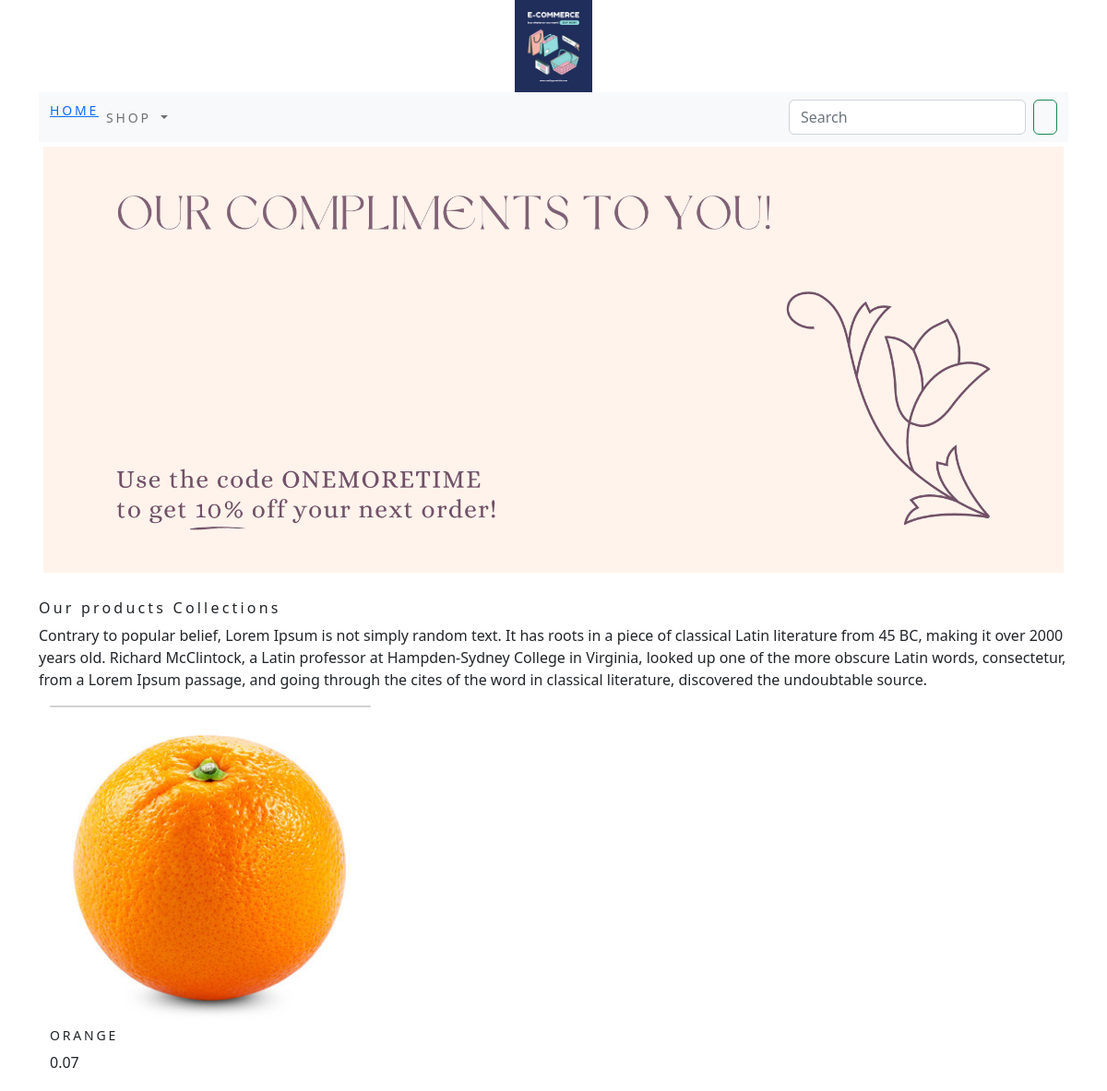
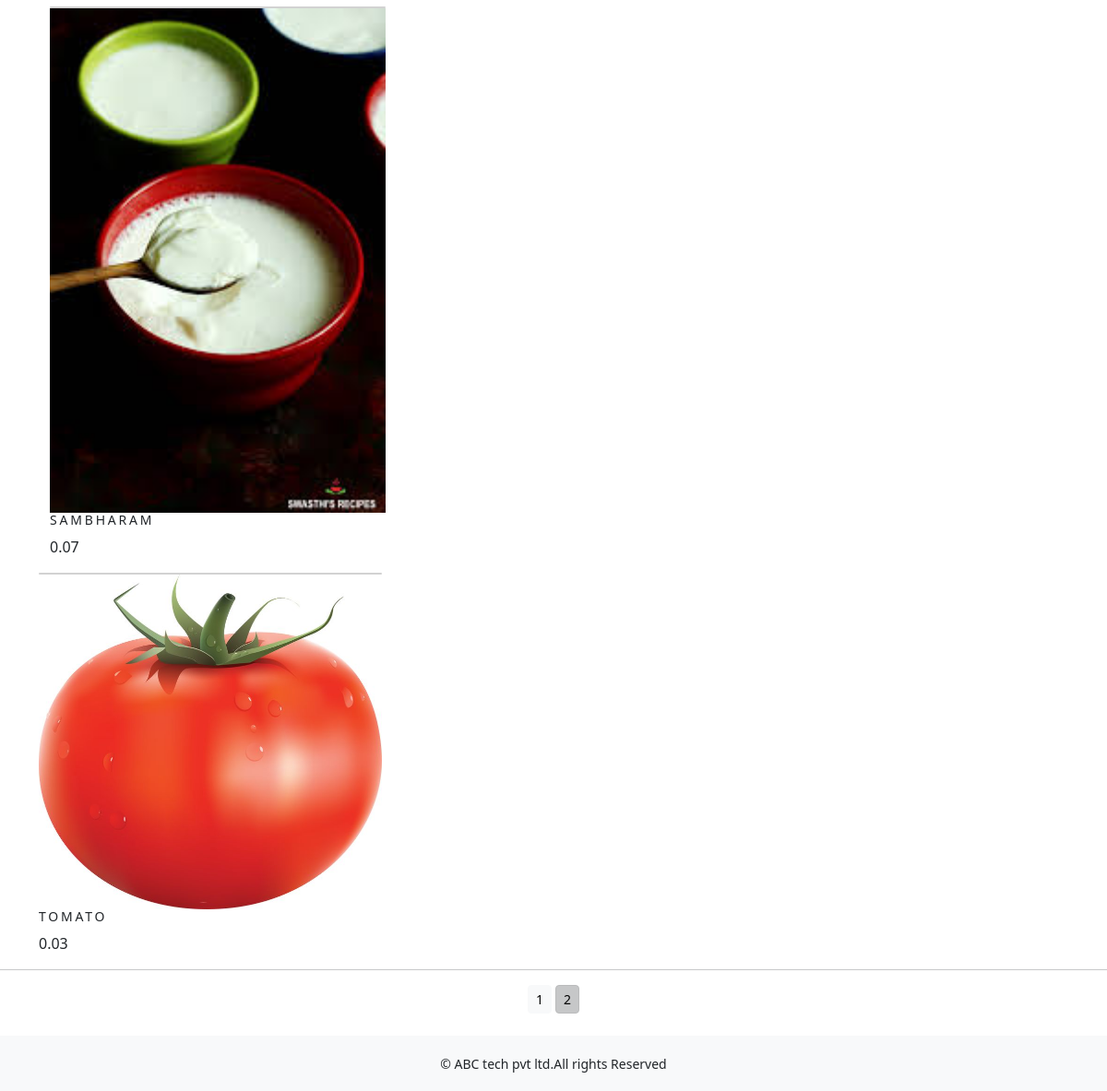
Screenshot of /shop/?page=2 with the database file from the repository (2 pictures, top to bottom).
### shop/models.py (models this page shows, shortened)
class product(models.Model):
    name=models.CharField(max_length=250,unique=True)
    slug=models.SlugField(max_length=250,unique=True)
    description=models.TextField(blank=True)
    price=models.DecimalField(max_digits=10,decimal_places=2)
    category=models.ForeignKey(Category,on_delete=models.CASCADE)
    image=models.ImageField(upload_to='product',blank=True)
    stock=models.IntegerField()
    available=models.BooleanField(default=True)
    created=models.DateTimeField(auto_now_add=True)
    updated=models.DateTimeField(auto_now=True)
    def get_url(self):
        return reverse('shop:proDetail',args=[self.category.slug,self.slug])
    class Meta:
        ordering=('name',)
        verbose_name='products'
        verbose_name_plural='products'

### shop/views.py (the view)
# urls.py: path('', views.allProdCat, name='allProdCat'),
def allProdCat(request,c_slug=None):
    c_page=None
    products_list=None
    if c_slug!=None:
        c_page=get_object_or_404(Category,slug=c_slug)
        products_list=product.objects.all().filter(category=c_page,available=True)
    else:
        products_list=product.objects.all().filter(available=True)
    paginator=Paginator(products_list,6)
    try:
        page=int(request.GET.get('page','1'))
    except:
        page=1
    try:
        products=paginator.page(page)
    except(Emptypage,Invalidpage):
        products=paginator.page(paginator.num_pages)
    return render(request,"category.html",{'category':c_page,'products':products})

### cart/context_processors.py (called while the page is built)
def counter(request):
    item_count=0
    if 'admin' in request.path:
        return {}
    else:
        try:
            cart=Cart.objects.filter(cart_id=cart_id(request))
            cart_items=CartItem.objects.all().filter(cart=cart[:1])
            for cart_item in cart_items:
                item_count += cart_item.quantity
        except Cart.DoesNotExist:
           item_count = 0
    return dict(item_count=item_count)

### cart/views.py (called while the page is built)
def cart_id(request):
    cart=request.session.session_key
    if not cart:
        cart=request.session.create()
    return cart

### shop/context_processors.py (called while the page is built)
def menu_links(request):
    links=Category.objects.all()
    return dict(links=links)

### shop/models.py (called while the page is built)
    def get_url(self):
            return reverse('shop:product_by_category',args=[self.slug])

### templates/category.html (shortened to what this page needs)
{% extends 'base.html' %}
{% load static %}
{% block content %}
<div class="mx_auto">
    {% if category %}
        <img class="my_image" src="{{category.image.url}}" alt="{{category.name}}" style="height:500px ">
</div>
    <br>
<div>
    <h1 class="text-center my_title">{{category.name}}</h1>
    <p class="text-justify">{{category.description}}</p>
</div>
     {% else %}
<div>
<img class="my_image my_image_padding" src="{% static 'image/banner.png' %}" alt="our products">
</div>
<br>
<div>
    <h1 class="text_center my_title"> Our products Collections</h1>
    <p class=text-justify">Contrary to popular belief, Lorem Ipsum is not simply random text. It has roots in a piece of classical Latin literature from 45 BC, making it over 2000 years old. Richard McClintock, a Latin professor at Hampden-Sydney College in Virginia, looked up one of the more obscure Latin words, consectetur, from a Lorem Ipsum passage, and going through the cites of the word in classical literature, discovered the undoubtable source.</p>
</div>
     {% endif %}
<div class="container">
    <div class="row mx_auto">
        {% for product in products %}
        <div class="my_bottom_margin col-9 col-sm-12  col-md-4 col-lg-4">
            <div class="card text-center" style="min-width:18rem;">
            </div>
            <a href="{{product.get_url}}"><img class="card-img-top my_image"src="{{product.image.url}}" alt="{{product.name}}"></a>
            <div class="card-body">
               <h4>{{product.name}}</h4>
                <p>{{product.price}}</p>
            </div>
            </div>
        </div>
        {% endfor %}
    </div>
    <div class="mx-auto">
        {% if products.paginator.num_pages > 1 %}
        <hr>
        <div class="text-center">
            {% for pg in products.paginator.page_range %}
                <a href="?page={{pg}}" class="btn btn-light btn-sm {% if products.number == pg %} active {% endif %}}">{{pg}}</a>
            {% endfor %}
        </div>
        {% endif %}
    </div>
    <br>
{% endblock %}

### static/css/custom.css (style rules this page uses)
.my_image { width:100%; height:auto; }
.my_title { font-size:16px; text_transform:uppercase; letter-spacing:.2em; }
.my_image_padding { padding:5px; }
.my_bottom_margin { margin-bottom:10px; }
.card-body h4 { font-size:14px; text-transform:uppercase; letter-spacing:.2em }

### rows the page displays
product: image (picture), name "ORANGE", price "0.07"
product: image (picture), name "SAMBHARAM", price "0.07"
product: image (picture), name "TOMATO", price "0.03"

### other values shown
{{ pg }} "1" "2"
